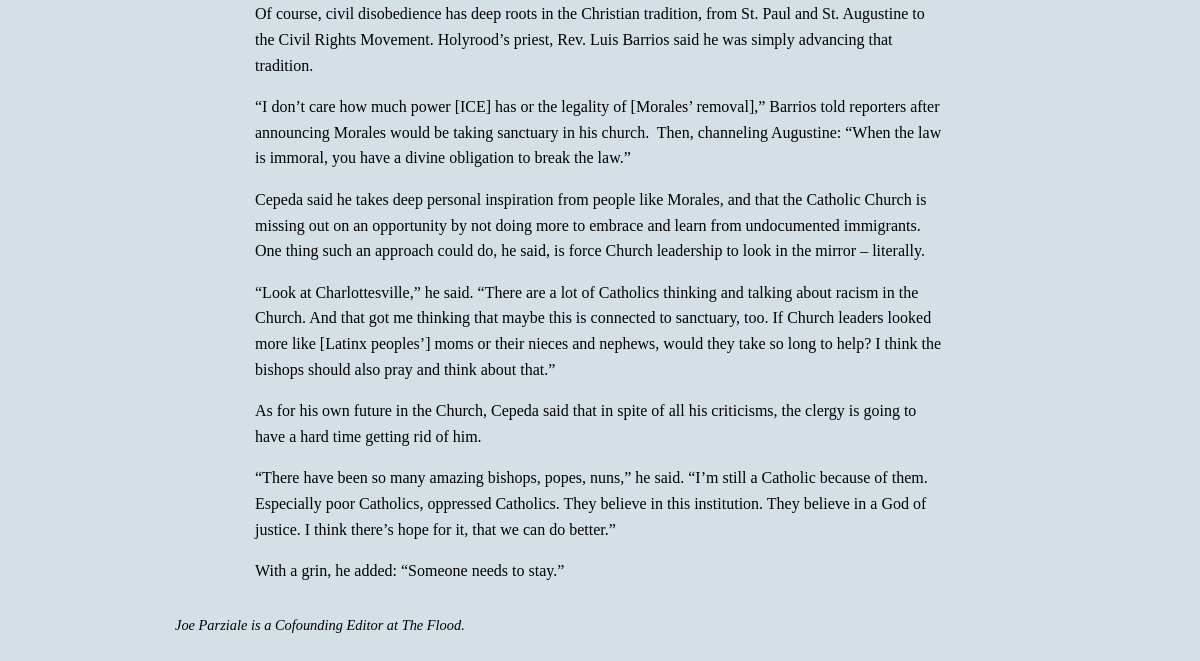
/archive/a-thorn-in-cardinal-dolans/5 (lower part), run on an earlier commit of the app's database.
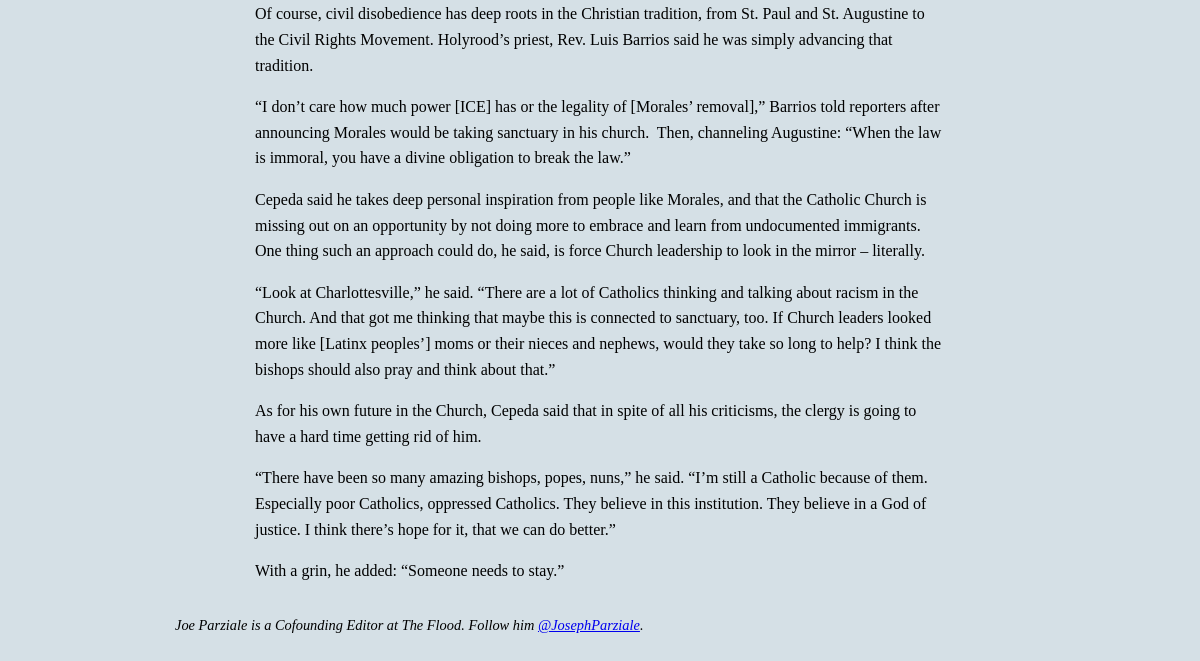
And on a later commit of the database.
### database_setup.py (models this page shows, shortened)
class Article(Base):
    __tablename__ = 'article'
    id = Column(Integer, primary_key=True)
    title = Column(String(1024), nullable=False)
    subtitle = Column(String(1024))
    publish_date = Column(Date, nullable=False, default=today)
    url_desc = Column(String(255), nullable=False)
    html_text = Column(String, nullable=False)
    on_home = Column(Boolean, default=False, index=True)
    featured = Column(Boolean, default=False)
    priority = Column(Integer)
    lead = Column(String)

class Author(Base):
    __tablename__ = 'author'
    id = Column(Integer, primary_key=True)
    name = Column(String(255), nullable=False)
    bio = Column(String)

### floodserver.py (the view)
@app.route('/archive/<string:url_desc>/<int:article_id>')
def showArticle(article_id, url_desc):
    articleToShow = getArticle(article_id)
    image = getTitleImageForArticle(articleToShow.id)
    other_images = getNontitleImagesForArticle(articleToShow.id)
    authors = getAuthorsForArticle(articleToShow.id)
    return render_template(
        'article.html',
        article=articleToShow,
        authors=authors,
        image=image,
        other_images=other_images
    )

### floodserver.py (called while the page is built)
def getArticle(article_id):
    try:
        article = session.query(Article).filter_by(id=article_id).one()
        if article.html_text:
            article.html_text = article.html_text.replace("{{pull:", "}}test:")
        return article
    except:
        return None

def getAuthorsForArticle(article_id):
    authors = session.query(Author).join(ArticleAuthor).filter_by(article_id=article_id).all()
    return authors

def getTitleImageForArticle(article_id):
    try:
        image = session.query(ArticleResource).filter_by(
            article_id=article_id, is_title_img=True
        ).one()
        return image
    except:
        return None

def getNontitleImagesForArticle(article_id):
    try:
        images = session.query(ArticleResource).filter_by(
            article_id=article_id, is_title_img=False
        ).all()
        return images
    except:
        return None

### templates/article.html (shortened to what this page needs)
<!DOCTYPE html>
<html lang="en">
<head>
  <link rel="stylesheet" href="{{url_for('static', filename='styles.css')}}">
  <link rel="stylesheet" href="{{url_for('static', filename='article.css')}}">
</head>
<body>
  {% include 'header.html' %}
  <article>
    <section class="text">
      <section class="text">
        {{article.html_text|safe}}
      </section>
      <section>
        {% if authors %}
          {% for author in authors %}
            <p class="bio">{{author.bio|safe}}</p>
          {% endfor %}
        {% endif %}
      </section>
    </section>
  </article>
</body>
</html>

### templates/header.html (shortened to what this page needs)
<!DOCTYPE html>

### static/styles.css (style rules this page uses)
body * { display: flex; flex-wrap: wrap; }
body { background-color: rgb(213, 224, 230); font-family: 'Droid Serif', serif; }
p { display: block; }

### static/article.css (style rules this page uses)
article { margin: 1em 15px; display: block; text-align: center; }
.text { font: 100%/1.6 'Droid Serif', serif; padding: 0; margin: 0 auto; display: block; text-align: left; }
.bio { font: 90%/1.6 'Droid Serif', serif; font-style: italic; }
a { display: inline; }
@media screen and (min-width: 500px) { .text { padding: 0 40px; } }
@media screen and (min-width:800px) { .text { padding: 0 80px; max-width: 850px; } }

What changed in the data, as far as the page shows it:
changed Author: bio "Joe Parziale is a Cofounding Editor at The Flood." → "Joe Parziale is a Cofounding Editor at The Flood. Follow him @JosephParziale ."
